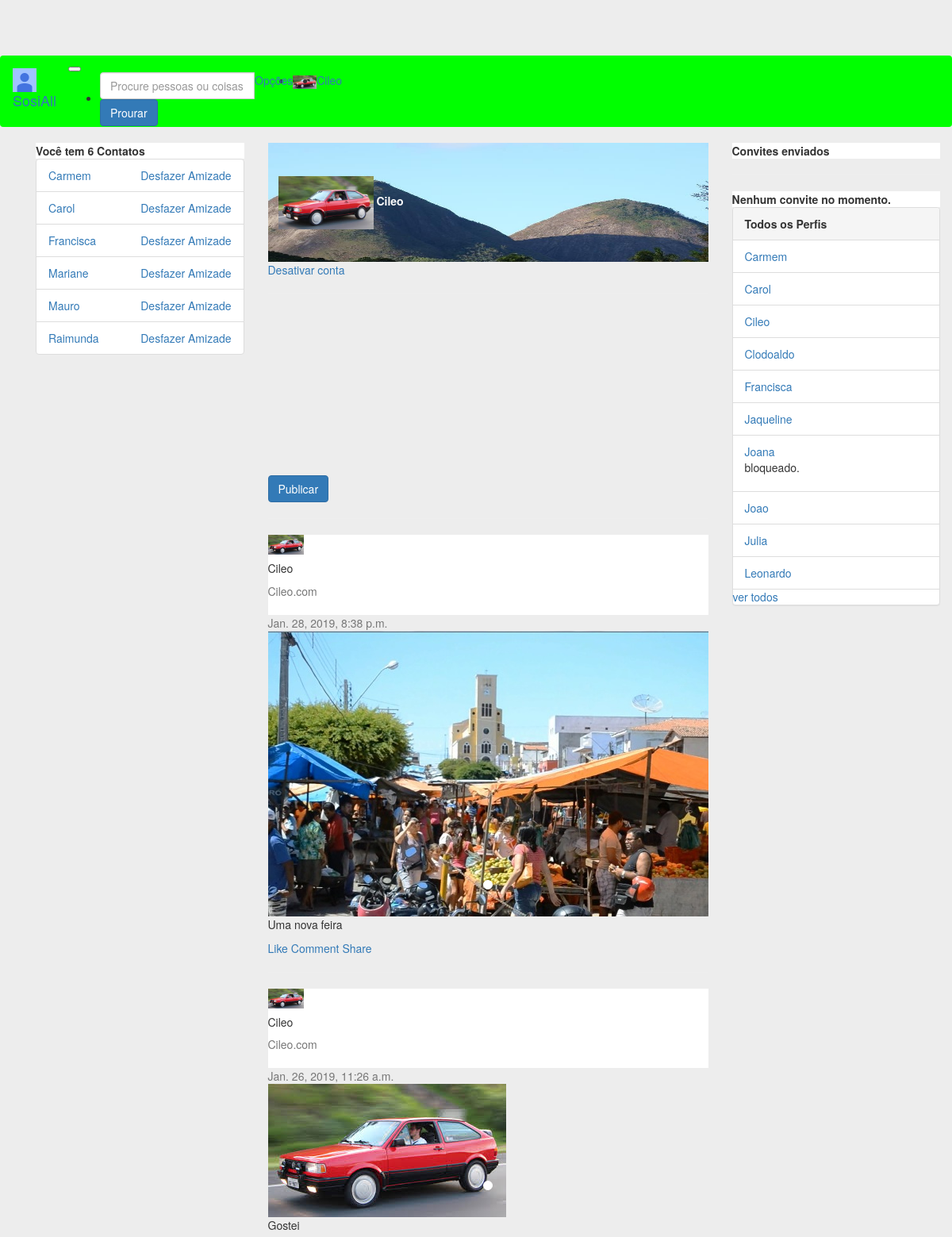
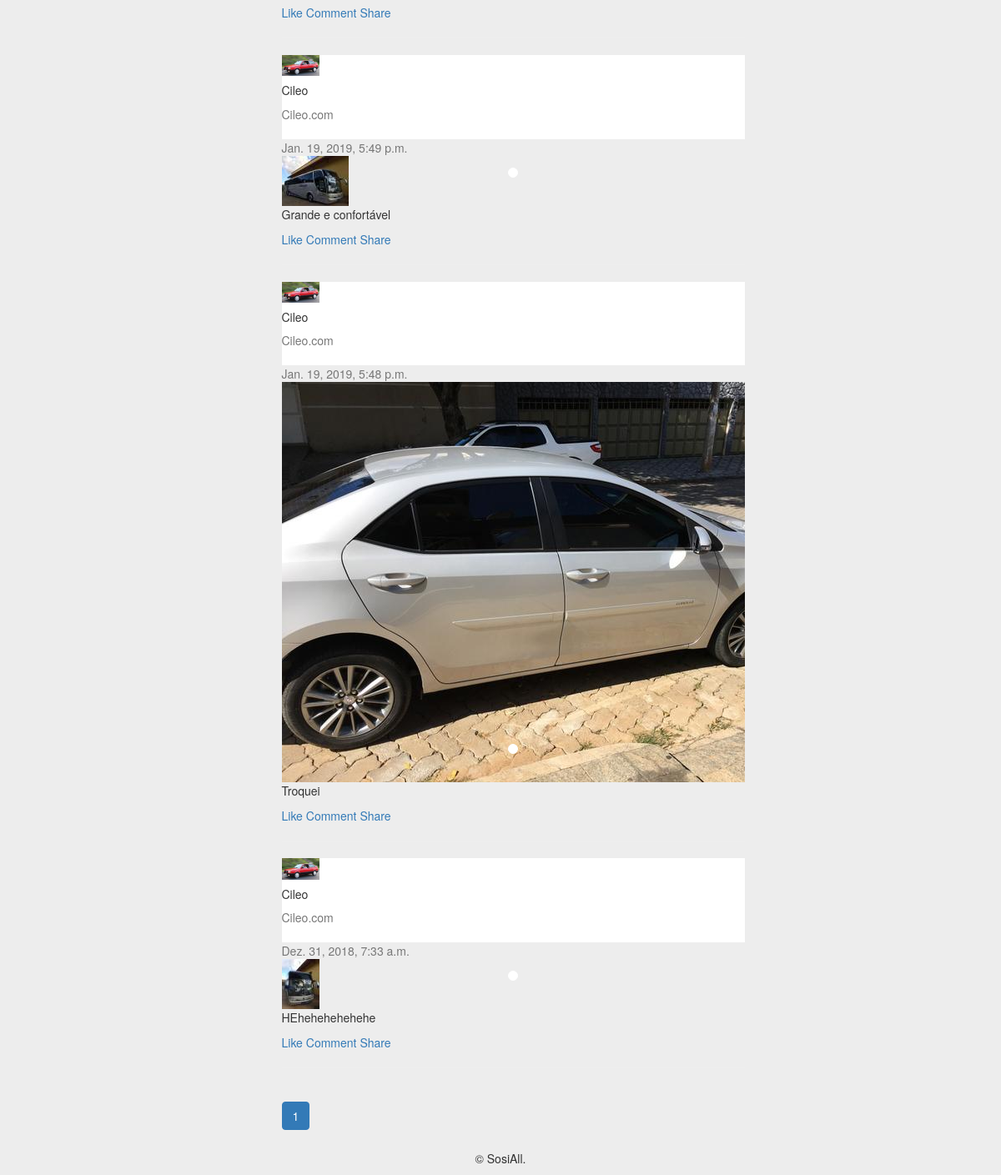
Page /perfil/4 (signed in) on the earlier database version (2 pictures, top to bottom).
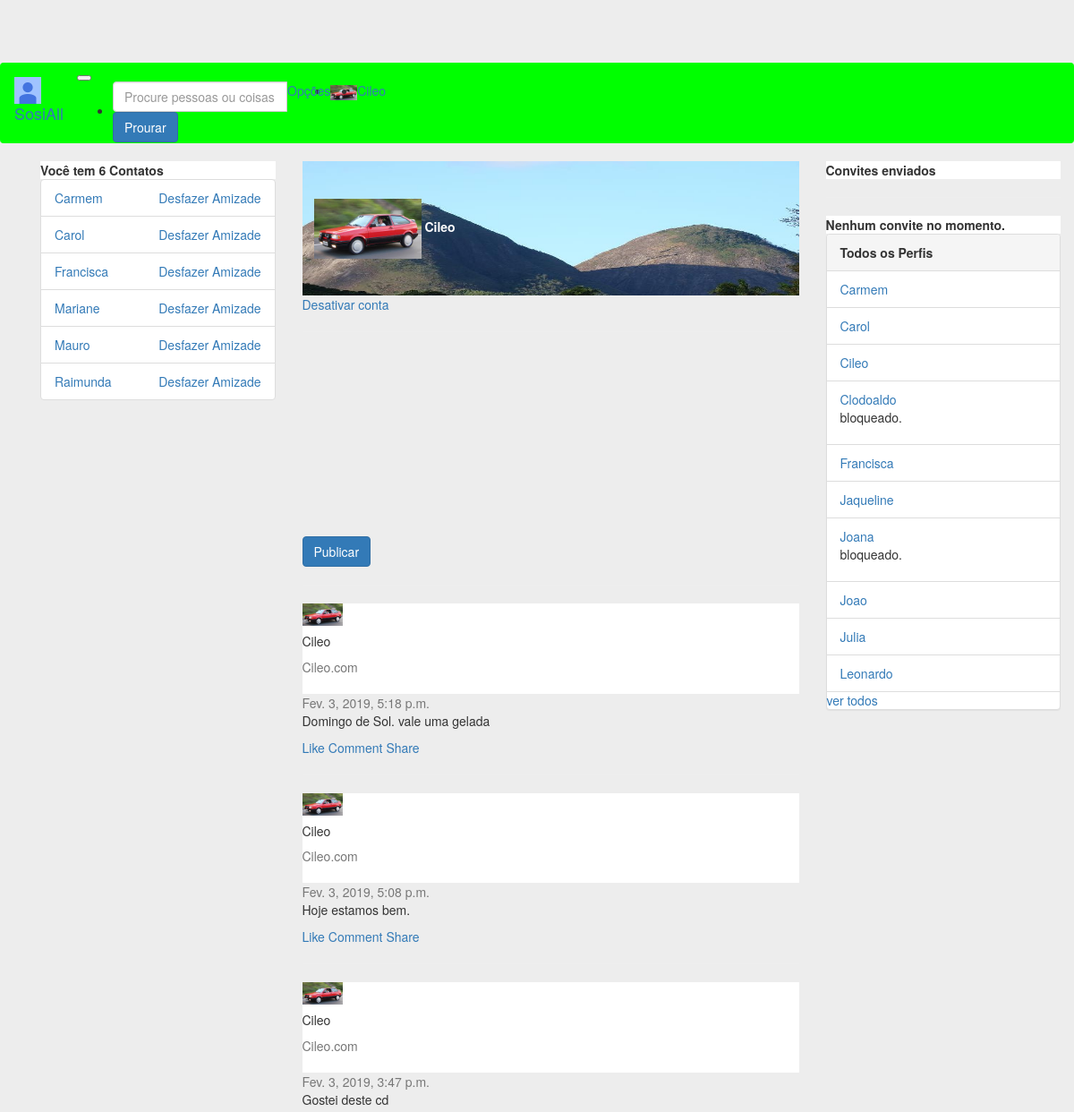
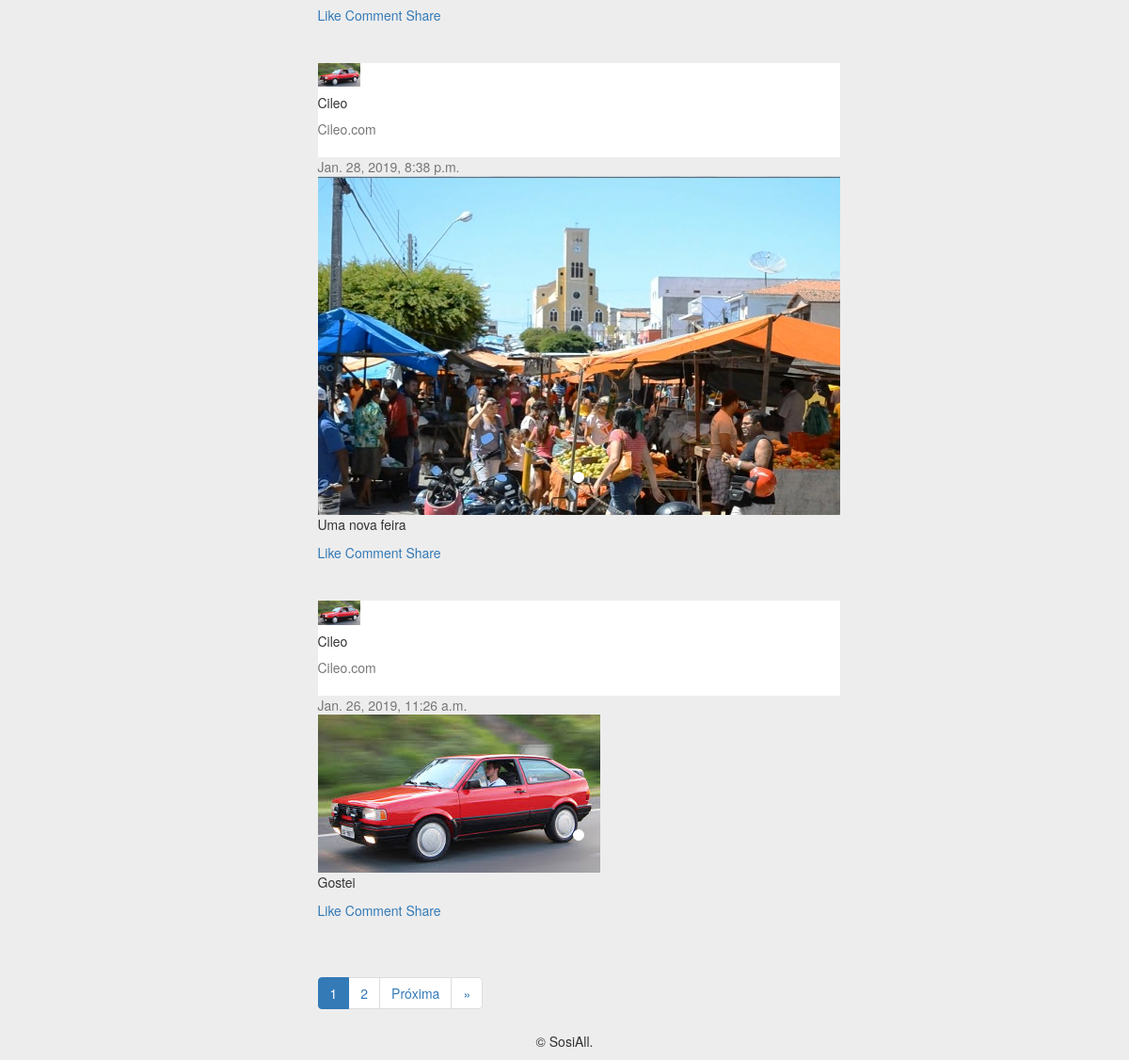
Same page on the later database version (2 pictures, top to bottom).
### perfis/models.py (models this page shows, shortened)
class Perfil(models.Model):
    owner = models.OneToOneField('auth.User', related_name='owner', on_delete=models.CASCADE, blank=True, null=True)
    nome = models.CharField(max_length=255, null=False)
    telefone = models.CharField(max_length=15, null=False)
    nome_empresa = models.CharField(max_length=255, null=False)
    contatos = models.ManyToManyField('Perfil')
    usuario = models.OneToOneField(User, related_name='perfil', on_delete=models.CASCADE)
    criado_em = models.DateTimeField(auto_now_add=True)
    atualizado_em = models.DateTimeField(auto_now=True)
    convidavel = models.BooleanField(blank=True, null=True)
    ativa = models.BooleanField(default=True)
    justificativa = models.TextField(null=True)
    bloqueado = models.BooleanField(default=False)
    error_mensage = models.CharField(max_length=512, null=True)
    foto = models.ImageField(blank=True, null=True, upload_to='media/')
    capa = models.ImageField(blank=True, null=True, upload_to='media/')
    class Meta:
        ordering = ('nome',)
    def pode_convidar(self, perfil):
        nao_pode = self.convite_a_si_mesmo(perfil) or self.ja_eh_contato(perfil) or self.ja_possui_convite(perfil)
        return not nao_pode
    def convite_a_si_mesmo(self, perfil):
        return self == perfil
    def __str__(self):
        return self.nome

### posts/models.py (models this page shows)
class Post(models.Model):
    user = models.ForeignKey(Perfil, related_name='postagens', on_delete=models.DO_NOTHING)
    postagem = models.CharField(max_length=255)
    created_at = models.DateTimeField(auto_now_add=True)
    init = models.BooleanField(default=False)
    def __str__(self):
        return self.postagem
    class Meta:
        ordering = ('-created_at',)

class Image(models.Model):
    post = models.ForeignKey(Post, related_name='imagens', on_delete=models.CASCADE)
    foto = models.ImageField(blank=True, null=True, upload_to='media/')

### perfis/views.py (the view)
# urls.py: path('perfil/<int:perfil_id>', views.exibir_perfil, name='exibir'),
@login_required
def exibir_perfil(request, perfil_id):
    perfil = Perfil.objects.get(id=perfil_id)
    messages = Feedback.objects.filter(perfil=get_perfil_logado(request))
    feedbacks = []
    for msg in messages:
        feedbacks.append(msg.message)
        msg.delete()
    posts = perfil.postagens.all()
    ITEMS_PER_PAGE = 5
    paginator = Paginator(posts, ITEMS_PER_PAGE)
    page = request.GET.get('page',1)
    try:
        posts_page = paginator.get_page(page)
    except InvalidPage:
        posts_page = paginator.get_page(1)
    form = PostModelForm()
    if perfil.bloqueado:
        perfil.error_mensage = 'Conta bloqueada pelos administradores!'
        return render(request, 'perfis/perfil.html',{'perfil_logado': get_perfil_logado(request), 'perfil':perfil})
    if perfil.ativa:
        perfil_logado = get_perfil_logado(request)
        perfil_logado.convidavel = perfil_logado.pode_convidar(perfil)
        if perfil_logado.usuario.is_superuser:
            return render(request, 'perfis/perfil.html',{'perfis': Perfil.objects.all()[:10],
                'perfil': perfil,'perfil_logado': perfil_logado, 'form':form, 'posts':posts_page, 'messages':feedbacks})
        return render(request, 'perfis/perfil.html',{'perfil': perfil,
            'perfil_logado': perfil_logado, 'form':form, 'posts':posts_page, 'messages':feedbacks})
    else:
        perfil.error_mensage = 'Conta temporariamente desativada!'
        return render(request, 'perfis/perfil.html',{'perfil_logado': get_perfil_logado(request),'perfil':perfil})

### posts/forms.py
class PostModelForm(forms.ModelForm):
    class Meta:
        model = Post
        fields = ['postagem']
        widgets = {
            'postagem': forms.Textarea(attrs={'class': 'form-control', 'maxlength': 255, 'rows': '4', 'cols': '20'}),
        }

### perfis/views.py (called while the page is built)
def get_perfil_logado(request):
    return request.user.perfil

### perfis/templates/perfis/perfil.html (shortened to what the changed rows need)
{% extends 'perfis/base_b.html' %}
{% block body %}
{% load static %}
{% if perfil.bloqueado %}
        <div class="alert alert-danger" role="alert">
            <h3>Atenção!</h3>
            <p>{{perfil.error_mensage}}</p>
        </div>
    {% if perfil_logado.usuario.is_superuser %}
        <a href="{% url 'desbloquear' perfil.id %}">Desbloquear</a>
    {% endif %}
{% elif perfil.ativa %}
    <div class="card gedf-card">
        <div class="card-header">
            <div style="position: relative; top: 0em; left: 0em">
                <img  width="100%" height="150em" src="/media/dois-montes.jpg" alt="">
            </div>
            <div style="position:absolute; top:3em; left:2em">
                <img  image-profile class="rounded-circle" src="{{perfil.foto}}" width="120">
                <strong id="white-name">{{perfil.nome}}</strong>
            </div>
        </div>
        <div class="card-footer">
    {% if perfil_logado == perfil %}
            <a href="{% url 'desativar' %}"> Desativar conta</a>
            <hr>
    {% endif %}
        </div>
    </div>
    <div class="card gedf-card">
        <form action="{% url 'add' perfil_logado.id %}" method="POST" enctype="multipart/form-data">
            <div class="card-body">
                <div class="tab-content" id="myTabContent">
                </div>
                <div class="btn-toolbar justify-content-between">
                    <div class="btn-group">
                        <button type="submit" class="btn btn-primary">Publicar</button>
                    </div>
                    <div class="btn-group">
                        <button id="btnGroupDrop1" type="button" class="btn btn-link dropdown-toggle" data-toggle="dropdown" aria-haspopup="true"
                            aria-expanded="false">
                        </button>
                    </div>
                </div>
            </div>
        </form>
    </div>
    <hr>
        {% for post in posts %}
    <div class="card gedf-card">
        <div class="card-header">
            <div class="d-flex justify-content-between align-items-center">
                <div class="d-flex justify-content-between align-items-center">
                    <div class="mr-2">
                        <img class="rounded-circle" width="45" src="{{post.user.foto}}" alt="">
                    </div>
                    <div class="ml-2">
                        <div class="h5 m-0">{{perfil.nome}}</div>
                        <div class="h7 text-muted">{{perfil.nome_empresa}}</div>
                    </div>
                </div>
                <div>
                    <div class="dropdown">
                        <button class="btn btn-link dropdown-toggle" type="button" id="gedf-drop1" data-toggle="dropdown" aria-haspopup="true" aria-expanded="false">
                        </button>
                    </div>
                </div>
            </div>
        </div>
        <div class="card-body">
            <div class="text-muted h7 mb-2"> {{post.created_at}}</div>
                        <div class="card mb-3">
                            <div id="carouselExampleSlidesOnly" class="carousel slide" data-ride="carousel">
                              <ul class="carousel-indicators">
                                {% for i in post.imagens.all %}
                                <li data-target="#demo" data-slide-to="{{i.id}}" class="active"></li>
                                {% endfor %}
                            </ul>
                              <div class="carousel-inner">
                                {% for foto in  post.imagens.all%}
                                {% if foto == post.imagens.all.0 %}
                                <div class="carousel-item active">
                                  <img class="d-block w-100" src="{{foto.foto}}" alt="">
                                </div>
                                {% else %}
                                <div class="carousel-item">
                                  <img class="d-block w-100" src="{{foto.foto}}" alt="">
                                </div>
                                {% endif %}
                                {% endfor %}
                              </div>
                        </div>
                    </div>
            <p class="card-text">
                {{post}}
            </p>
        </div>
        <div class="card-footer">
            <a href="#" class="card-link"> Like</a>
            <a href="#" class="card-link"> Comment</a>
            <a href="#" class="card-link"> Share</a>
        </div>
    </div>
    <hr>
    {% endfor %}
{% else %}
         <div class="alert alert-danger" role="alert">
                <h3>Atenção!</h3>
                <p>{{perfil.error_mensage}}</p>
        </div>
{% endif %}
        <nav aria-label="...">
          <ul class="pagination">
            {% for page in  posts.paginator.page_range %}
            <li class="page-item active">
                {% if posts.number == page %}
                <span class="page-link">{{posts.number}}<span class="sr-only">(current)</span></span>
                {% else %}
                <li class="page-item">
                <a class="page-link" href="?page={{ page }}">{{ page }}</a>
                {% endif %}
            </li>
            {% endfor %}
              {% if posts.has_next %}
            <li class="page-item">
              <a class="page-link" href="?page={{ posts.next_page_number }}">Próxima</a>
            </li>
            <li class="page-item">
              <a class="page-link" href="?page={{ posts.paginator.num_pages }}"> &raquo;</a>
            </li>
            {% endif %}
          </ul>
        </nav>
{% endblock %}

### perfis/templates/perfis/base_b.html (shortened to what the changed rows need)
<!DOCTYPE html>
{% load static %}
<html>
<head>
	<link rel="stylesheet" href="{% static 'bootstrap/css/bootstrap.min.css' %}">
    <link rel="stylesheet" href="{% static 'fontawesome/css/fontawesome-all.min.css' %}">
    <link rel="stylesheet" href="{% static 'styles/basic.css' %}">
</head>
<body>
	<nav class="navbar navbar-expand-lg navbar-light fixed-top" id="nav-main">
		<div class="container-fluid">
		 	<div class="collapse navbar-collapse" id="navbarNavDropdown">
			    <ul class="navbar-nav ml-auto">
				     <li class="nav-item">
			        	<a class="nav-link" href="#"><img class="rounded-circle" src="{{perfil_logado.foto}}" width="30" alt=""></a>
			     	</li>
				     <li class="nav-item">
			        	<a class="nav-link" href="{% url 'exibir' perfil_logado.id %}">{{perfil_logado.nome}}</a>
			     	</li>
			    </ul>
		  	</div>
		</div>
	</nav>
	<div class="container">
    	<div class="container">
    		<div class="row">
    			<div class="col-md-3" id="nav">
    			{% if perfil_logado.bloqueado == False %}
    				<div class="card">
			            {% with total=perfil_logado.contatos.count %}
			                {% if total %}
			                    <ul class="list-group">
			                        {% for perfil in perfil_logado.contatos.all %}
			                            <li class="list-group-item">
			                                <a href="{% url 'exibir' perfil.id %}">
			                                    {{ perfil }}
			                                </a>
			                                <a class="pull-right" href="{% url 'desfazer' perfil.id %}" onclick="return confirm('Deseja mesmo  desfazer amizade com {{perfil.nome}}?')">
			                                    Desfazer Amizade
			                                </a>
			                            </li>
			                        {% endfor %}
			                    </ul>
			                {% else %}
			                    <div class="pcard-header">
			                        <strong>Você não tem contatos</strong>
			                    </div>
			                {% endif %}
			            {% endwith %}
			        </div>
    			{% endif %}
    			</div>
    			<div class="col-md-6">
    				{% block body %}
        			{% endblock %}
    			</div>
    			<div class="col-md-3" id="aside">
			        {% if perfil_logado.usuario.is_superuser %}
			        <div class="panel panel-default">
			            {% if perfis %}
			                <ul class="list-group">
			                {% for perfil in perfis %}
			                    <li class="list-group-item">
			                        <a href="{% url 'exibir' perfil.id %}">{{ perfil.nome }}</a>
			                        {% if perfil.bloqueado%}
			                            <p>bloqueado.</p>
			                        {% endif %}
			                    </li>
			                {% endfor %}
			            {% else %}
			                <p>Não há Perfis Cadastrados!</p>
			            {% endif %}
			            </ul>
			        </div>
    				{% endif %}
    			</div>
    		</div>
    	</div>
	</div>
</body>
</html>

Differences in the rows shown:
no longer on this page (row unchanged): Post: user.foto (picture), {{ perfil.nome }} "Cileo", {{ perfil.nome_empresa }} "Cileo.com", created_at "Jan. 19, 2019, 5:49 p.m.", postagem "Grande e confortável"
no longer on this page (row unchanged): Image: foto (picture)
no longer on this page (row unchanged): Post: user.foto (picture), {{ perfil.nome }} "Cileo", {{ perfil.nome_empresa }} "Cileo.com", created_at "Jan. 19, 2019, 5:48 p.m.", postagem "Troquei"
no longer on this page (row unchanged): Image: foto (picture)
no longer on this page (row unchanged): Post: user.foto (picture), {{ perfil.nome }} "Cileo", {{ perfil.nome_empresa }} "Cileo.com", created_at "Dez. 31, 2018, 7:33 a.m.", postagem "HEhehehehehehe"
no longer on this page (row unchanged): Image: foto (picture)
added Post: user.foto (picture), {{ perfil.nome }} "Cileo", {{ perfil.nome_empresa }} "Cileo.com", created_at "Fev. 3, 2019, 5:18 p.m.", postagem "Domingo de Sol. vale uma gelada"
added Post: user.foto (picture), {{ perfil.nome }} "Cileo", {{ perfil.nome_empresa }} "Cileo.com", created_at "Fev. 3, 2019, 5:08 p.m.", postagem "Hoje estamos bem."
added Post: user.foto (picture), {{ perfil.nome }} "Cileo", {{ perfil.nome_empresa }} "Cileo.com", created_at "Fev. 3, 2019, 3:47 p.m.", postagem "Gostei deste cd"
changed Perfil "Clodoaldo": now shows "bloqueado."
Other differences:
new list line: "2"
text now shown: "Próxima »"
